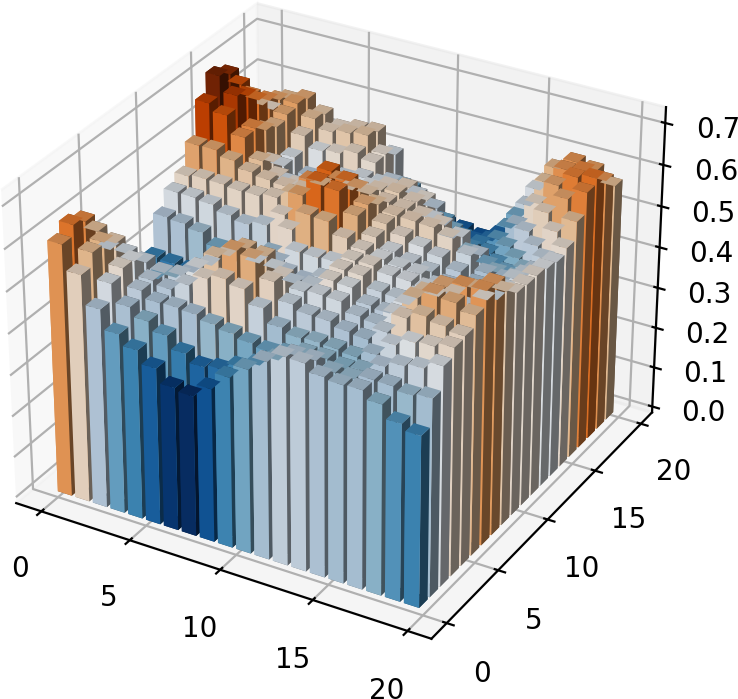

The Python source for this figure:
import numpy as np
np.random.seed(1)

import numpy as np
import sciris as sc

with sc.timer():
    raw = np.random.rand(20,20)
    smooth = sc.gauss2d(raw, scale=2)
    sc.bar3d(smooth, cmap='orangeblue')

sc.savefig('sciris-scipy-showcase.png')